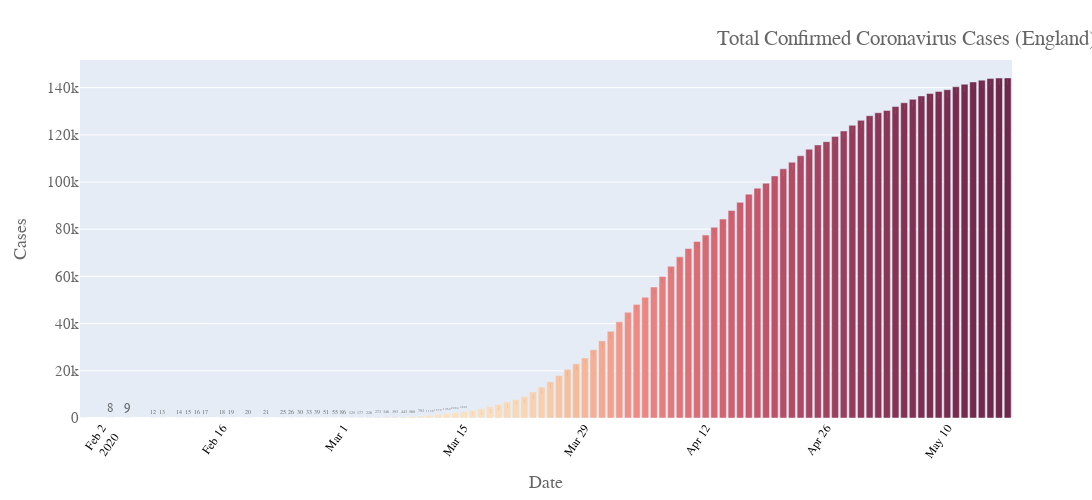

Notebook code cell kept with this figure:
### Code cell
fig = px.bar(d2, x="Date", y='Total Confirmed cases',text='Total Confirmed cases',
             color = 'Total Confirmed cases',
            color_continuous_scale=px.colors.sequential.Burgyl
            )
# fig.update_traces(texttemplate='%{text:.2s}', textposition='outside')
fig.update_layout(#title_text='Total confirmed cases (UK)',
                  title={
        'text': 'Total Confirmed Coronavirus Cases (England)',
#         'y':1.3,
        'x':0.83,
        'xanchor': 'center',
        'yanchor': 'top'},
                  yaxis_title="Cases",
    font=dict(
        family="Courier New, monospace",
        size=15,
        color="#666666"
    ),
                  width=1500, height=500,coloraxis_showscale=False)
fig.update_xaxes(tickangle=-55, tickfont=dict(family='Rockwell', color='black', size=12))

# fig.update_xaxes(tick0=1, dtick=0.5)
# fig.write_image("images1904/total19apr.svg")
fig.show()
